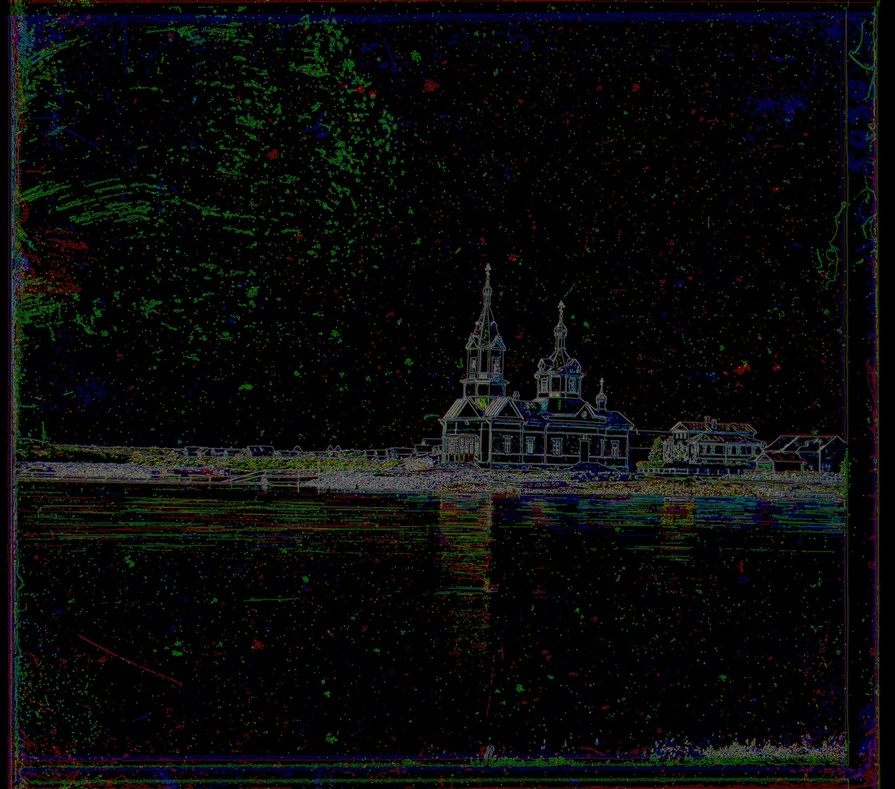
#> input picture proj1/edgedataout/AnyConv.com__church.jpg, 895 x 789 px, shrunk from 1280 x 1128 before the run; its folder holds only this picture in this run
$ python -i Preprocess.py   (imports and definitions only)
#> lines starting #> are read from the running program, lines starting #| are printed output that depends on the picture
#> further down, picture is the input picture: shape (789, 895, 3); mean B, G, R 10.3, 10.4, 9.8
import cv2
import numpy as np

def automatic_contrasting(image):
    # Convert to grayscale for better contrast stretch
    gray = cv2.cvtColor(image, cv2.COLOR_BGR2GRAY)
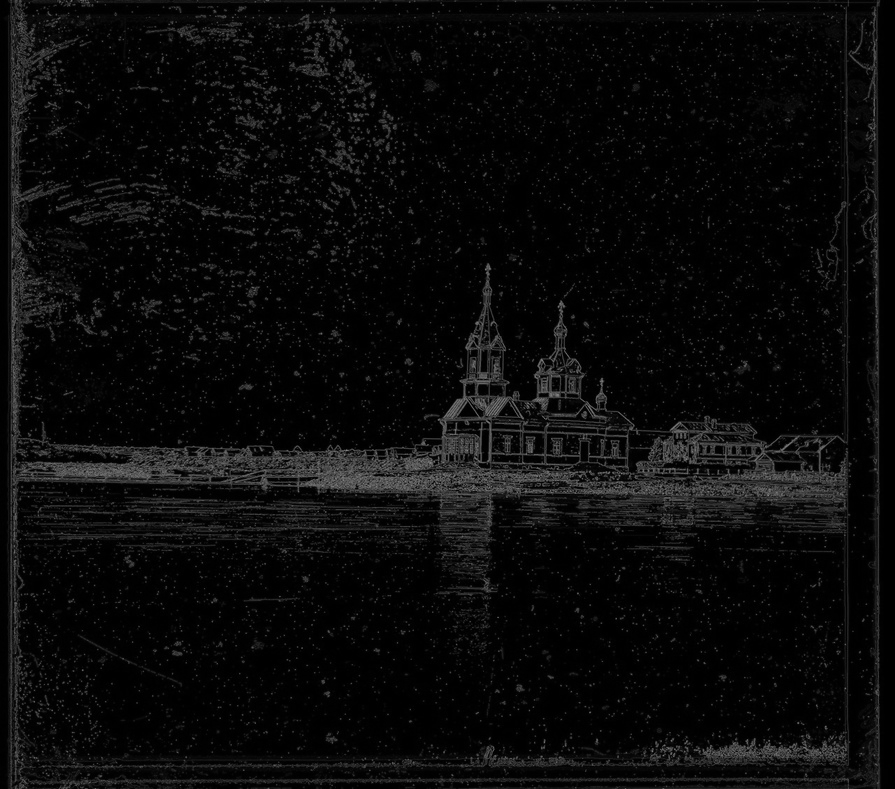
#> gray: shape (789, 895); min 0, max 133, mean 10.2

    # Stretch the image to cover full dynamic range
    stretched = cv2.normalize(gray, None, 0, 255, cv2.NORM_MINMAX)
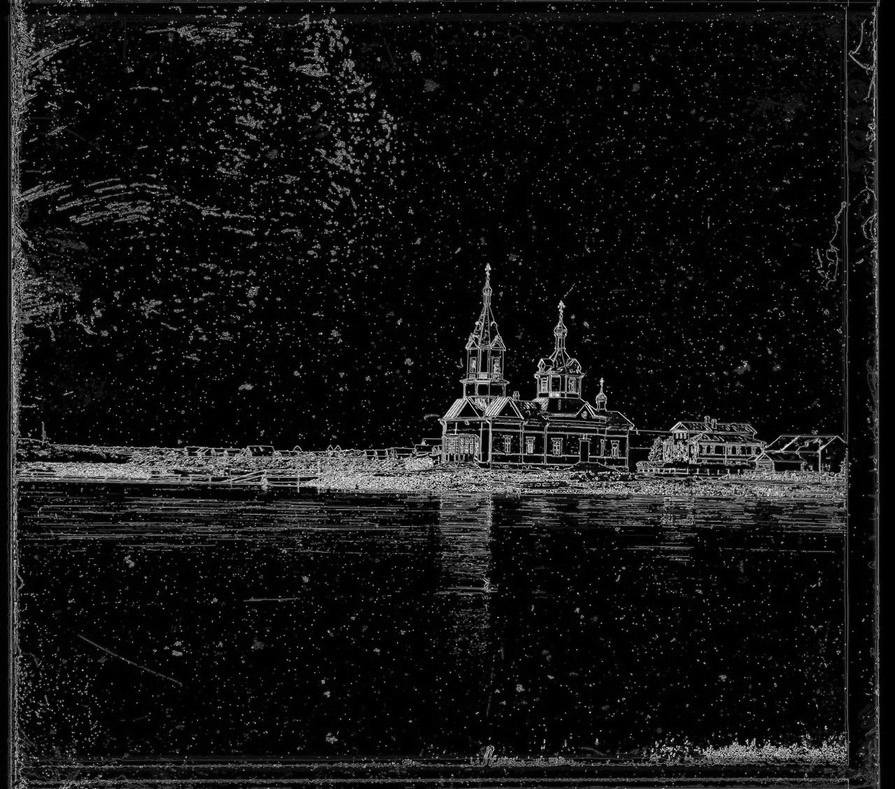
#> stretched: shape (789, 895); min 0, max 255, mean 19.6

    # Now perform histogram equalization for better visual contrast
    equalized = cv2.equalizeHist(stretched)
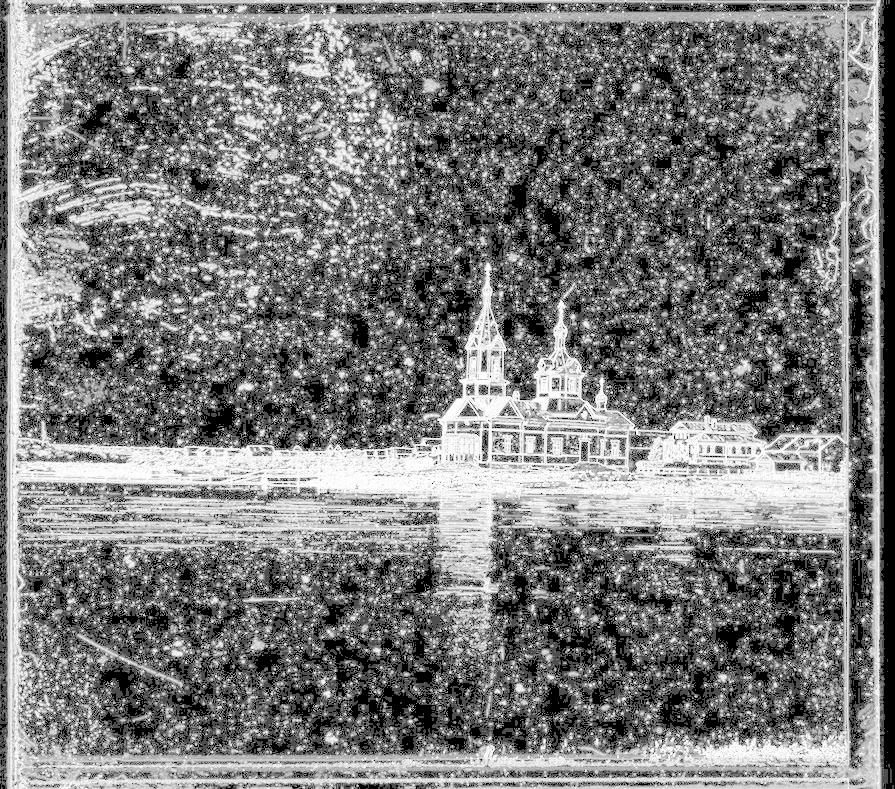
#> equalized: shape (789, 895); min 0, max 255, mean 122.4

    return equalized


def automatic_white_balance(img):
    # Convert the image to float for calculations
    img_float = np.float32(img) / 255.0

    if len(img_float.shape) == 2:  # Grayscale image
        # For grayscale images, simply adjust the illuminant using max or mean
        illuminant = np.max(img_float) if np.max(img_float) > 0 else 1.0  # Avoid division by zero

        # Adjusting using the brightest pixel
        scale = 1.0 / illuminant
        white_balanced = img_float * scale

    white_balanced = np.clip(white_balanced, 0, 1)
    white_balanced = (white_balanced * 255).astype(np.uint8)

    return white_balanced

import os

path = os.getcwd()
newPath = path + "/data"
# [1 line that did not run here, left out]
# [14 lines not run here, left out]

>>> import cv2
>>> picture = cv2.imread('edgedataout/AnyConv.com__church.jpg')
>>> result = automatic_contrasting(picture)

$ run again, on proj1/edgedataout/AnyConv.com__harvesters.jpg
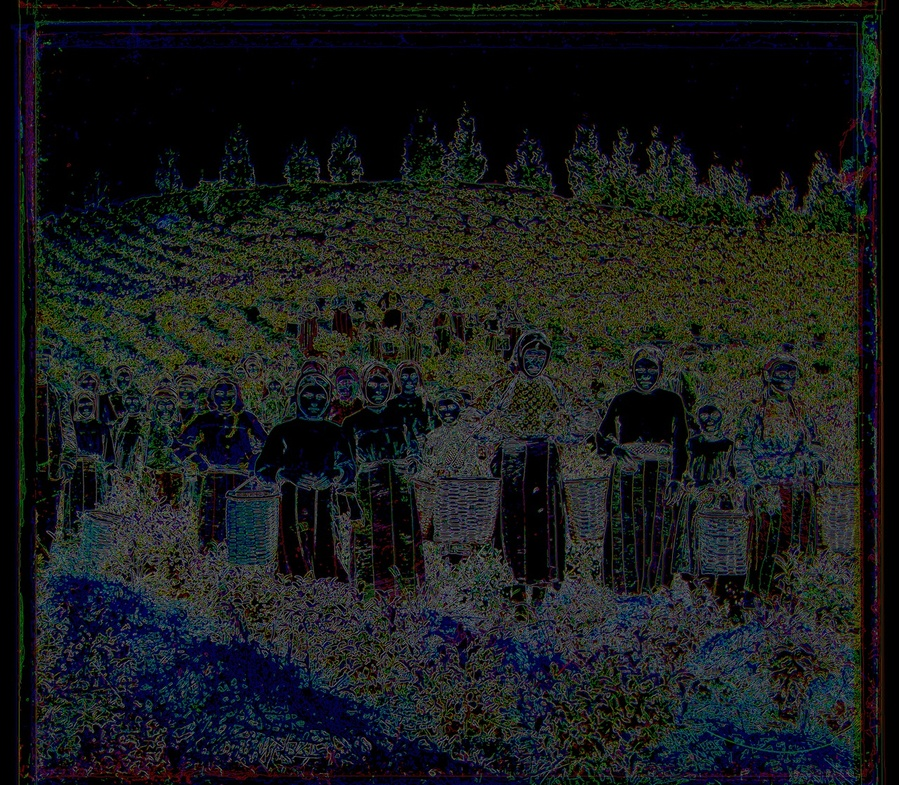
#> input picture proj1/edgedataout/AnyConv.com__harvesters.jpg, 899 x 785 px, shrunk from 1280 x 1118 before the run
#> picture is the input picture: shape (785, 899, 3); mean B, G, R 27.9, 27.5, 24.8
#> in automatic_contrasting, `stretched = cv2.normalize(gray, None, 0, 255, cv2.NORM_MINMAX)`:
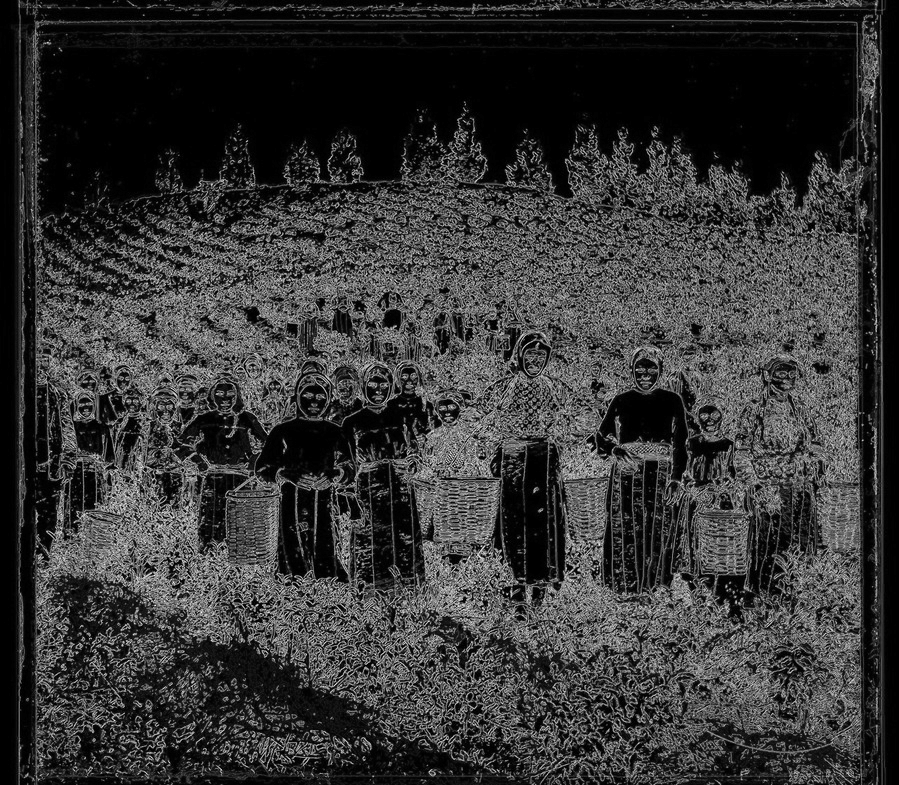
#> stretched: shape (785, 899); min 0, max 255, mean 53.6
#> in automatic_contrasting, `equalized = cv2.equalizeHist(stretched)`:
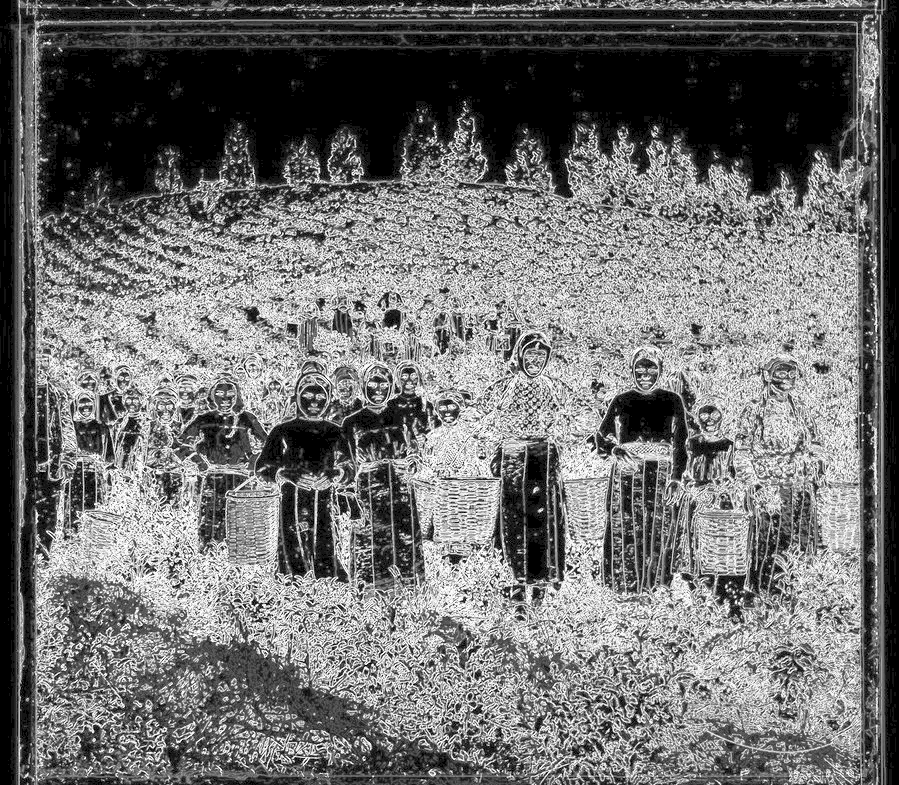
#> equalized: shape (785, 899); min 0, max 255, mean 111.5

$ run again, on proj1/edgedataout/AnyConv.com__lady.jpg
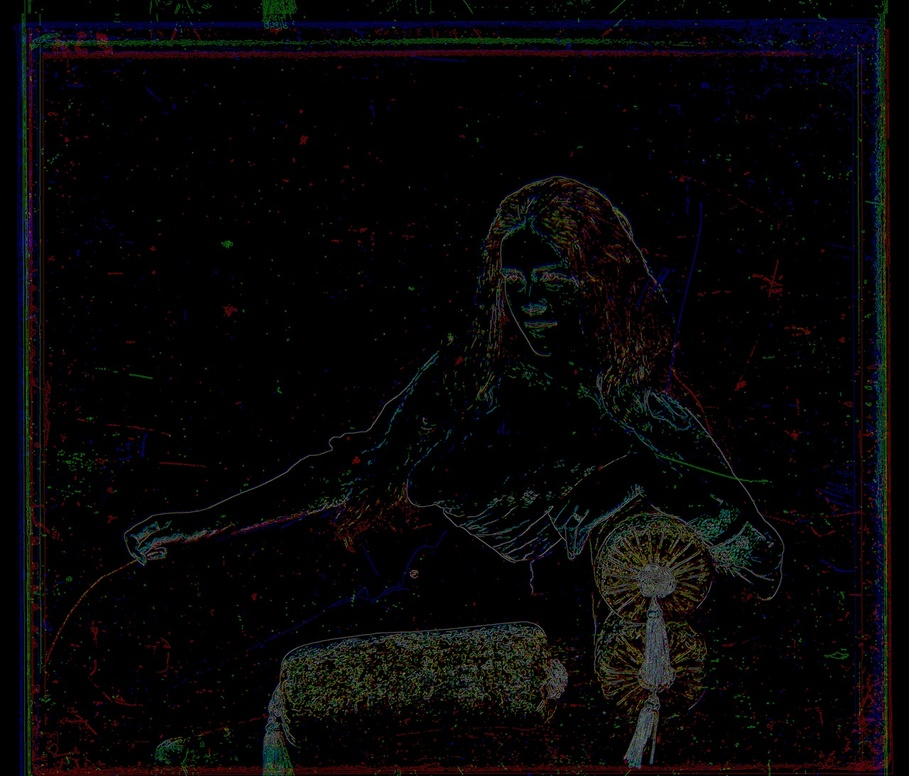
#> input picture proj1/edgedataout/AnyConv.com__lady.jpg, 909 x 776 px, shrunk from 1280 x 1093 before the run
#> picture is the input picture: shape (776, 909, 3); mean B, G, R 7.2, 6.3, 7.4
#> in automatic_contrasting, `stretched = cv2.normalize(gray, None, 0, 255, cv2.NORM_MINMAX)`:
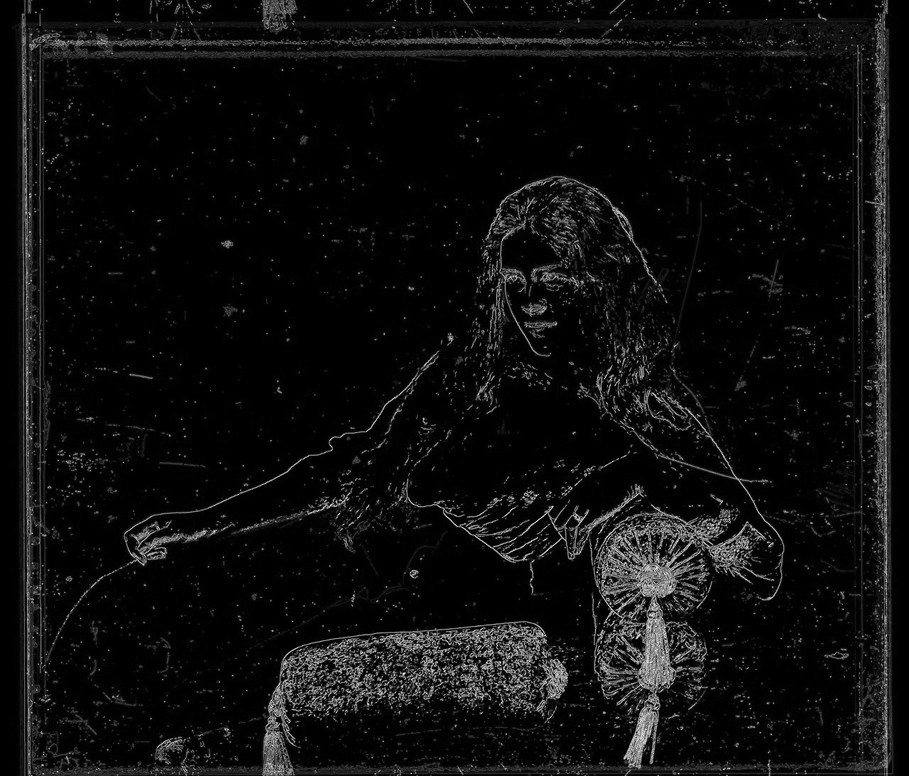
#> stretched: shape (776, 909); min 0, max 255, mean 14
#> in automatic_contrasting, `equalized = cv2.equalizeHist(stretched)`:
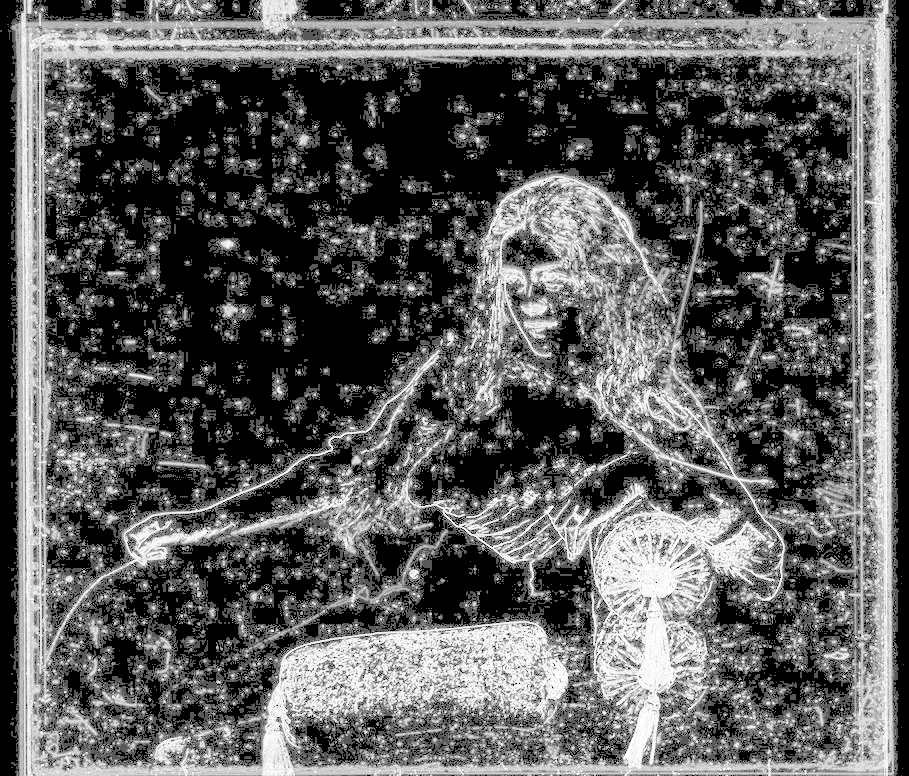
#> equalized: shape (776, 909); min 0, max 255, mean 91.6
